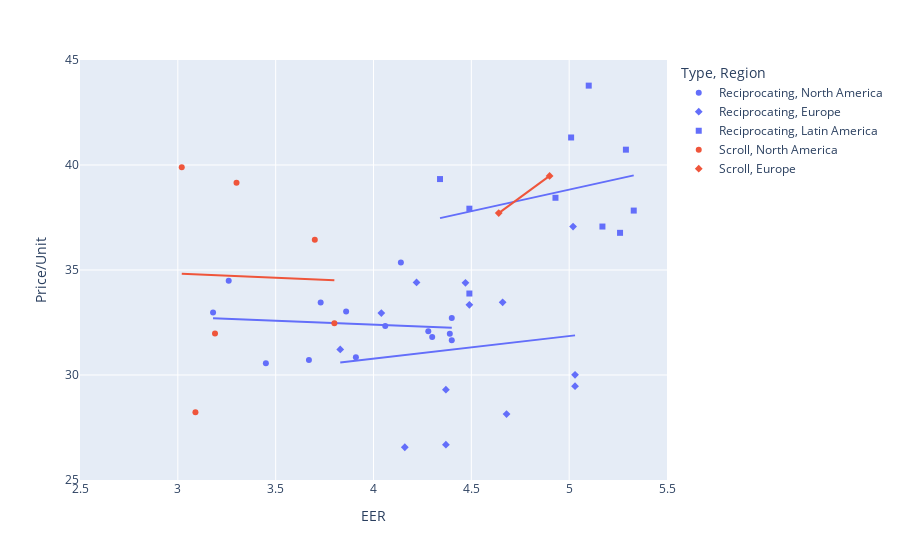

Notebook source saved alongside this figure:
### Markdown cell above
### Scatter plot of unit price and EER

### Code cell
##simple scatter plot
#fig = px.scatter(dfwhirlpool, x="EER", y="Price/Unit")
##simple scatter plot with trendline
#fig = px.scatter(dfwhirlpool, x="EER", y="Price/Unit", trendline="ols")
##simple scatter plot with symbol (Region)
#fig = px.scatter(dfwhirlpool, x="EER", y="Price/Unit", symbol="Region")
##simple scatter plot with symbol (Region) and multiple trendlines
#fig = px.scatter(dfwhirlpool, x="EER", y="Price/Unit", trendline="ols", symbol="Region")
##simple scatter plot with color (Type) and symbol (Region)
#fig = px.scatter(dfwhirlpool, x="EER", y="Price/Unit", color="Type", symbol="Region")
##simple scatter plot with color (Type) and symbol (Region) and multiple trendlines
fig = px.scatter(dfwhirlpool, x="EER", y="Price/Unit", trendline="ols", color="Type", symbol="Region")
fig.update_xaxes(range=[2.5, 5.5]) #Fix x-axis
fig.update_yaxes(range=[25, 45]) #Fix y-axis
fig.show()

### Figure 1 — Plotly figure (JSON) as saved in the notebook; plotly's stock layout.template omitted (floating-point values rounded to 4 significant figures)
{"data": [{"hovertemplate": "Type=Reciprocating<br>Region=North America<br>EER=%{x}<br>Price/Unit=%{y}<extra></extra>", "legendgroup": "Reciprocating, North America", "marker": {"color": "#636efa", "symbol": "circle"}, "mode": "markers", "name": "Reciprocating, North America", "orientation": "v", "showlegend": true, "type": "scatter", "x": [3.26, 4.28, 4.3, 4.39, 3.73, 3.45, 3.91, 4.4, 4.06, 3.86, 4.4, 4.14, 3.67, 3.18], "xaxis": "x", "y": [34.49, 32.08, 31.81, 31.97, 33.45, 30.56, 30.85, 32.71, 32.33, 33.02, 31.66, 35.36, 30.72, 32.98], "yaxis": "y"}, {"hovertemplate": "<b>OLS trendline</b><br>Price/Unit = -0.367482 * EER + 33.8723<br>R<sup>2</sup>=0.012661<br><br>Type=Reciprocating<br>Region=North America<br>EER=%{x}<br>Price/Unit=%{y} <b>(trend)</b><extra></extra>", "legendgroup": "Reciprocating, North America", "marker": {"color": "#636efa", "symbol": "circle"}, "mode": "lines", "name": "Reciprocating, North America", "showlegend": false, "type": "scatter", "x": [3.18, 3.26, 3.45, 3.67, 3.73, 3.86, 3.91, 4.06, 4.14, 4.28, 4.3, 4.39, 4.4, 4.4], "xaxis": "x", "y": [32.7, 32.67, 32.6, 32.52, 32.5, 32.45, 32.44, 32.38, 32.35, 32.3, 32.29, 32.26, 32.26, 32.26], "yaxis": "y"}, {"hovertemplate": "Type=Reciprocating<br>Region=Europe<br>EER=%{x}<br>Price/Unit=%{y}<extra></extra>", "legendgroup": "Reciprocating, Europe", "marker": {"color": "#636efa", "symbol": "diamond"}, "mode": "markers", "name": "Reciprocating, Europe", "orientation": "v", "showlegend": true, "type": "scatter", "x": [5.03, 4.16, 3.83, 4.22, 4.37, 5.03, 4.37, 5.02, 4.04, 4.49, 4.47, 4.68, 4.66], "xaxis": "x", "y": [29.47, 26.56, 31.22, 34.41, 29.3, 30.01, 26.68, 37.07, 32.95, 33.34, 34.39, 28.14, 33.46], "yaxis": "y"}, {"hovertemplate": "<b>OLS trendline</b><br>Price/Unit = 1.07271 * EER + 26.4912<br>R<sup>2</sup>=0.016127<br><br>Type=Reciprocating<br>Region=Europe<br>EER=%{x}<br>Price/Unit=%{y} <b>(trend)</b><extra></extra>", "legendgroup": "Reciprocating, Europe", "marker": {"color": "#636efa", "symbol": "diamond"}, "mode": "lines", "name": "Reciprocating, Europe", "showlegend": false, "type": "scatter", "x": [3.83, 4.04, 4.16, 4.22, 4.37, 4.37, 4.47, 4.49, 4.66, 4.68, 5.02, 5.03, 5.03], "xaxis": "x", "y": [30.6, 30.82, 30.95, 31.02, 31.18, 31.18, 31.29, 31.31, 31.49, 31.51, 31.88, 31.89, 31.89], "yaxis": "y"}, {"hovertemplate": "Type=Reciprocating<br>Region=Latin America<br>EER=%{x}<br>Price/Unit=%{y}<extra></extra>", "legendgroup": "Reciprocating, Latin America", "marker": {"color": "#636efa", "symbol": "square"}, "mode": "markers", "name": "Reciprocating, Latin America", "orientation": "v", "showlegend": true, "type": "scatter", "x": [5.01, 5.33, 4.49, 5.26, 5.17, 4.34, 5.29, 5.1, 4.93, 4.49], "xaxis": "x", "y": [41.31, 37.83, 33.88, 36.77, 37.07, 39.33, 40.73, 43.78, 38.44, 37.92], "yaxis": "y"}, {"hovertemplate": "<b>OLS trendline</b><br>Price/Unit = 2.05529 * EER + 28.5508<br>R<sup>2</sup>=0.075924<br><br>Type=Reciprocating<br>Region=Latin America<br>EER=%{x}<br>Price/Unit=%{y} <b>(trend)</b><extra></extra>", "legendgroup": "Reciprocating, Latin America", "marker": {"color": "#636efa", "symbol": "square"}, "mode": "lines", "name": "Reciprocating, Latin America", "showlegend": false, "type": "scatter", "x": [4.34, 4.49, 4.49, 4.93, 5.01, 5.1, 5.17, 5.26, 5.29, 5.33], "xaxis": "x", "y": [37.47, 37.78, 37.78, 38.68, 38.85, 39.03, 39.18, 39.36, 39.42, 39.51], "yaxis": "y"}, {"hovertemplate": "Type=Scroll<br>Region=North America<br>EER=%{x}<br>Price/Unit=%{y}<extra></extra>", "legendgroup": "Scroll, North America", "marker": {"color": "#EF553B", "symbol": "circle"}, "mode": "markers", "name": "Scroll, North America", "orientation": "v", "showlegend": true, "type": "scatter", "x": [3.09, 3.3, 3.8, 3.02, 3.7, 3.19], "xaxis": "x", "y": [28.23, 39.15, 32.46, 39.89, 36.44, 31.98], "yaxis": "y"}, {"hovertemplate": "<b>OLS trendline</b><br>Price/Unit = -0.409366 * EER + 36.063<br>R<sup>2</sup>=0.000853<br><br>Type=Scroll<br>Region=North America<br>EER=%{x}<br>Price/Unit=%{y} <b>(trend)</b><extra></extra>", "legendgroup": "Scroll, North America", "marker": {"color": "#EF553B", "symbol": "circle"}, "mode": "lines", "name": "Scroll, North America", "showlegend": false, "type": "scatter", "x": [3.02, 3.09, 3.19, 3.3, 3.7, 3.8], "xaxis": "x", "y": [34.83, 34.8, 34.76, 34.71, 34.55, 34.51], "yaxis": "y"}, {"hovertemplate": "Type=Scroll<br>Region=Europe<br>EER=%{x}<br>Price/Unit=%{y}<extra></extra>", "legendgroup": "Scroll, Europe", "marker": {"color": "#EF553B", "symbol": "diamond"}, "mode": "markers", "name": "Scroll, Europe", "orientation": "v", "showlegend": true, "type": "scatter", "x": [4.9, 4.64], "xaxis": "x", "y": [39.48, 37.71], "yaxis": "y"}, {"hovertemplate": "<b>OLS trendline</b><br>Price/Unit = 6.80769 * EER + 6.12231<br>R<sup>2</sup>=1.000000<br><br>Type=Scroll<br>Region=Europe<br>EER=%{x}<br>Price/Unit=%{y} <b>(trend)</b><extra></extra>", "legendgroup": "Scroll, Europe", "marker": {"color": "#EF553B", "symbol": "diamond"}, "mode": "lines", "name": "Scroll, Europe", "showlegend": false, "type": "scatter", "x": [4.64, 4.9], "xaxis": "x", "y": [37.71, 39.48], "yaxis": "y"}], "layout": {"legend": {"title": {"text": "Type, Region"}, "tracegroupgap": 0}, "margin": {"t": 60}, "xaxis": {"anchor": "y", "domain": [0, 1], "range": [2.5, 5.5], "title": {"text": "EER"}}, "yaxis": {"anchor": "x", "domain": [0, 1], "range": [25, 45], "title": {"text": "Price/Unit"}}}}
